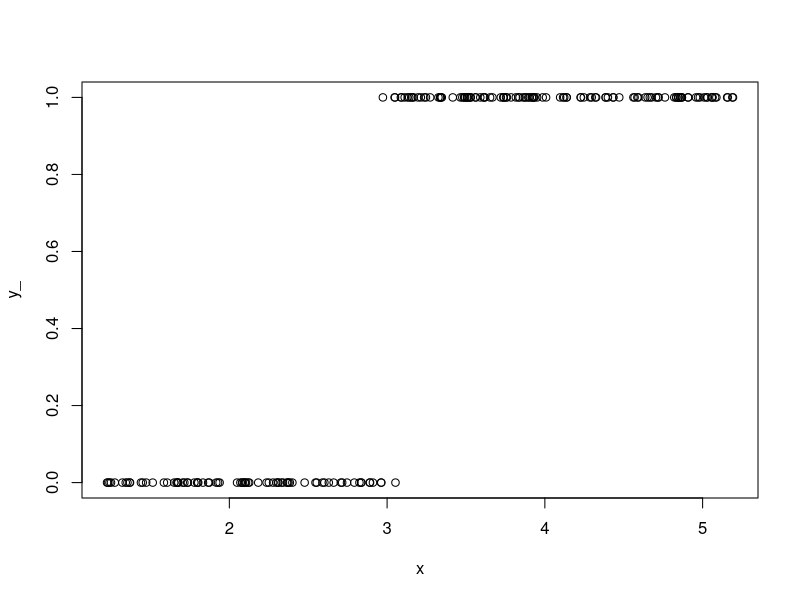

Source code (R):
logit = function(x) {
  return (1/ (1 + exp(-x)))
}

n = 1000
x = sample(c(0,2,4,5),
           size = n,
           replace = TRUE,
           prob = c(0.4, 0.3, 0.2, 0.1))

y = rbinom(n, 1, logit(-3 + 0.3*x) )

df = data.frame(x,y)
sdf = as.data.frame.matrix(table(df))
sdf$snore = c(0,2,4,5)


colnames(sdf) = c("no", "yes", "snore")
sdf = sdf[c("yes", "no", "snore")]
sdf
snoringGLM1 = glm(cbind(yes, no)~snore,
                  family = binomial(link = "identity"),
                  data = sdf )

summary(snoringGLM1)

#glm(cbind(sdf[[0]],sdf[[1]])~sdf$snore, family=binomial(link = 'identity'))

#sdf$yes /(sdf$yes + sdf$no)


########## GENERATING A PROBIT MODEL

x = runif(200, 1.2, 5.2)
y = x + rnorm(length(x), 0, 0.1)
y_ = as.numeric(y > 3)
testGlm = glm(y_~x, family = binomial(link = "logit"))
summary(testGlm)
plot(x, y_)
